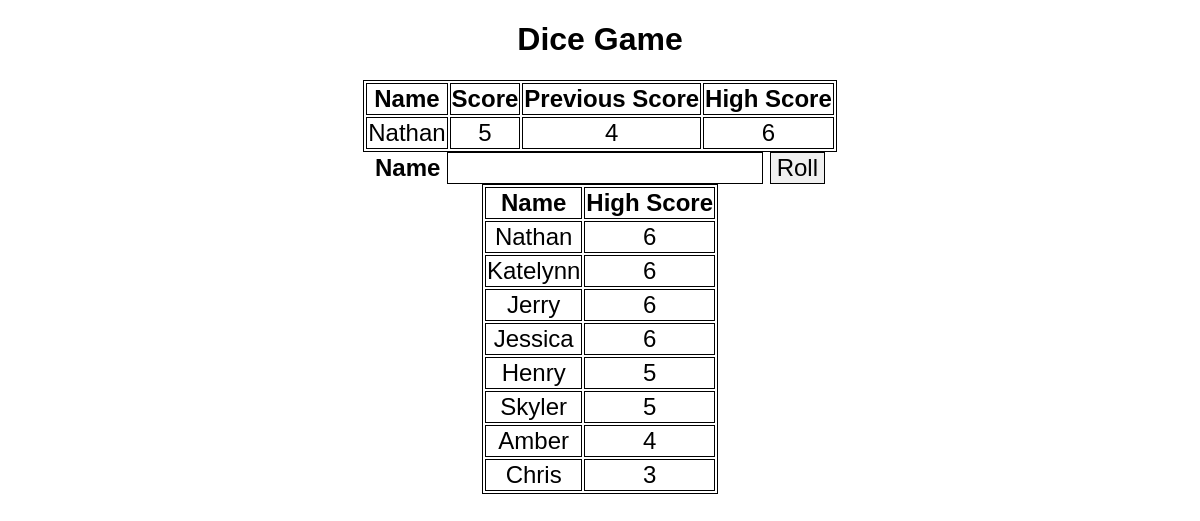
The page / on the database its author committed.
### app.py (models this page shows, shortened)
class User(db.Model):
    id = db.Column(db.Integer, primary_key=True)
    username = db.Column(db.String(200), unique=True, nullable=False)
    score = db.Column(db.Integer)
    previous_score = db.Column(db.Integer)
    high_score = db.Column(db.Integer)

### app.py (the view)
@app.route('/', methods=['POST', 'GET'])
def index():
    this_score=roll()
    if request.method == 'POST':
        user = User.query.filter_by(username=request.form['username']).first()
        if user is None:
            user = User(username=request.form['username'], score=this_score, previous_score=0, high_score=this_score)
            db.session.add(user)
            db.session.commit()
            users = User.query.order_by(User.high_score.desc()).all()
            return render_template('index.html', users=users, username=user.username, score=user.score, previous_score=user.previous_score, high_score=user.high_score)
        else:
            user.previous_score = user.score
            user.score = this_score
            user.high_score = decide_highest_score(current_high=user.high_score, new_potential_high=this_score)
            row_changed = User.query.filter_by(username=user.username).update(dict(previous_score=user.previous_score, score=user.score, high_score=user.high_score))
            db.session.commit()
            users = User.query.order_by(User.high_score.desc()).all()
            return render_template('index.html', users=users, username=user.username, score=user.score, previous_score=user.previous_score, high_score=user.high_score)
    else:
        user = User.query.first()
        users = User.query.order_by(User.high_score.desc()).all()
        return render_template('index.html', users=users, username=user.username, score=user.score, previous_score=user.previous_score, high_score=user.high_score)

### app.py (called while the page is built)
def roll():
    score = random.randrange(1, 7, 1)
    return score

### templates/index.html (shortened to what this page needs)
{% extends 'base.html' %}
{% block body %}
<div class="content">
    <h1>Dice Game</h1>
    <table id="player_info">
        <tr>
            <th>Name</th>
            <th>Score</th>
            <th>Previous Score</th>
            <th>High Score</th>
        </tr>
        <tr>
            <td>{{ username }}</td>
            <td>{{ score }}</td>
            <td>{{ previous_score }}</td>
            <td>{{ high_score }}</td>
        </tr>
    </table>
    <form action="/" method="post">
        <label>Name</label>
        <input type="text" id="username" name="username">
        <input type="submit" value="Roll">
    </form>
    <table id="High_Scores">
        <tr>
            <th>Name</th>
            <th>High Score</th>
        </tr>
        {% for u in users %}
        <tr>
            <td>{{ u.username }}</td>
            <td>{{ u.high_score }}</td>
        </tr>
        {% endfor %}
    </table>
</div>
{% endblock %}

### templates/base.html (shortened to what this page needs)
<!DOCTYPE html>
<html lang="en">
<head>
    <link rel="stylesheet" href="{{ url_for('static', filename='css/main.css') }}">
</head>
<body>
    {% block body %}{% endblock %}
</body>
</html>

### static/css/main.css (style rules this page uses)
body { font-family: sans-serif; }
table, th, td { border: 1px solid; }
h1, form, table { margin-right: auto; margin-left: auto; text-align: center; }
form, table, input { font-size: x-large; }
h1 { font-size: xx-large; }
label { text-align: center; font-weight: bold; }
input { border: 1px solid; }

### rows shown on the page
User: username "Nathan", high_score "6"
User: username "Katelynn", high_score "6"
User: username "Jerry", high_score "6"
User: username "Jessica", high_score "6"
User: username "Henry", high_score "5"
User: username "Skyler", high_score "5"
User: username "Amber", high_score "4"
User: username "Chris", high_score "3"

### other values the page prints
{{ score }} "5"
{{ previous_score }} "4"
{{ high_score }} "6"
